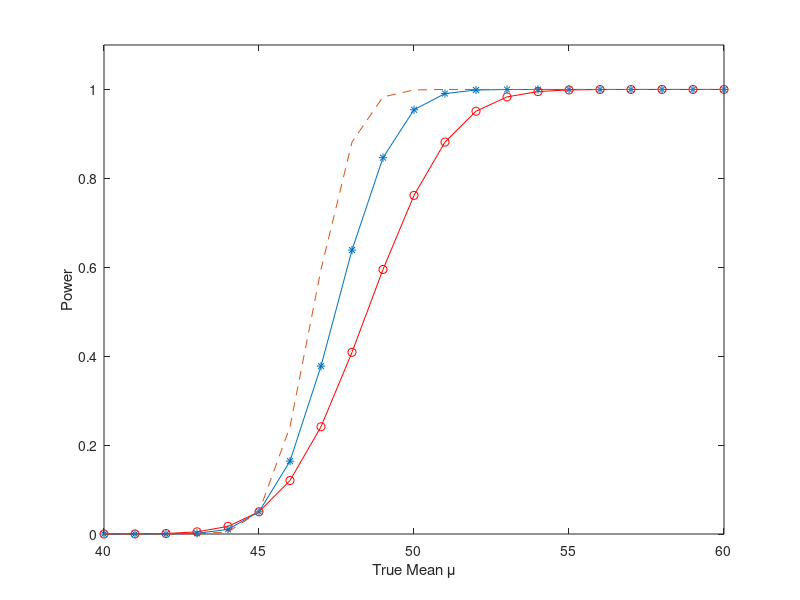

MATLAB code for this plot: (Note: this script raises an error after producing the figure.)
% Based on example 7.3

% Generate the mean under the alternative
mualt = 40:60;

% Note the critical value:
cv = 1.645;
% Note the standard deviation for x-bar:
sig=15./sqrt([50,100,200]);

% It's easier to use the unstandardized version, 
ct = cv.*sig + 45;

% Get a vector of ct values that is 
% the same size as mualt.
one = ones(size(mualt));
ctv = [ct(1)*one;ct(2)*one;ct(3)*one];

% Now get the probabilities to the left of this value.
% These are the probabilities of the Type II error.
beta50 = normcdf(ctv(1,:),mualt,sig(1));
beta100 = normcdf(ctv(2,:),mualt,sig(2));
beta200 = normcdf(ctv(3,:),mualt,sig(3));

% To get the power: 1-beta
pow50 = 1 - beta50;
pow100 = 1 - beta100;
pow200 = 1 - beta200;

plot(mualt,pow50,'r-o');
hold on
plot(mualt,pow100,'-*');
hold on
plot(mualt,pow200,'--');
xlabel('True Mean \mu')
ylabel('Power')
axis([40 60 0 1.1])
legend('Power for n=50','Power for n=100','Power for n=200',2)
hold off
